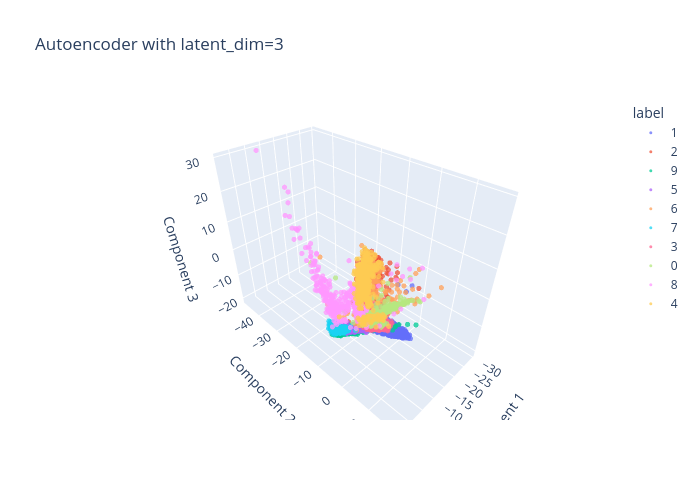

Here is the notebook cell this chart was saved with:
### Code cell
from utils.autoencoder import TorchAutoencoderReducer
for n in n_components:
    print(f"Evaluating Autoencoder with n_components={n}...")
    input_dim=evaluator_small.X_train.shape[1]
    latent_dim=n
    reducer = TorchAutoencoderReducer(input_dim=input_dim, latent_dim=latent_dim)
    X_train_ae = reducer.fit_transform(evaluator_small.X_train)
    X_test_ae = reducer.transform(evaluator_small.X_test)
    reductions[f'Autoencoder_{latent_dim}'] = (X_train_ae, X_test_ae)
    kmeans_results[f'Autoencoder_{latent_dim}'] = evaluator_small._evaluate_reduction_with_kmeans(X_train_ae, X_test_ae)
    logistic_regression_results[f'Autoencoder_{latent_dim}'] = evaluator_small.predict_on_reduced_with_logistic_regression(X_train_ae, X_test_ae)
    knn_results[f'Autoencoder_{latent_dim}'] = evaluator_small._evaluate_knn_classification(X_train_ae, X_test_ae)
    if n == 2:
        plot_2d_projection(X_train_ae, evaluator_small.y_train, title=f'Autoencoder with latent_dim={latent_dim}')
        plt.show()
    elif n == 3:
        plot_3d_interactive(X_train_ae, evaluator_small.y_train, title=f'Autoencoder with latent_dim={latent_dim}')

### Figure 1 — Plotly figure (JSON) as saved in the notebook; plotly's stock layout.template omitted (floating-point values rounded to 4 significant figures; data arrays with more than 128 entries replaced by an {"elided": "..."} marker saying what was removed)
{"data": [{"hovertemplate": "label=1<br>x=%{x}<br>y=%{y}<br>z=%{z}<extra></extra>", "legendgroup": "1", "marker": {"color": "#636efa", "opacity": 0.75, "size": 3, "symbol": "circle"}, "mode": "markers", "name": "1", "scene": "scene", "showlegend": true, "type": "scatter3d", "x": {"elided": "461 float values"}, "y": {"elided": "461 float values"}, "z": {"elided": "461 float values"}}, {"hovertemplate": "label=2<br>x=%{x}<br>y=%{y}<br>z=%{z}<extra></extra>", "legendgroup": "2", "marker": {"color": "#EF553B", "opacity": 0.75, "size": 3, "symbol": "circle"}, "mode": "markers", "name": "2", "scene": "scene", "showlegend": true, "type": "scatter3d", "x": {"elided": "401 float values"}, "y": {"elided": "401 float values"}, "z": {"elided": "401 float values"}}, {"hovertemplate": "label=9<br>x=%{x}<br>y=%{y}<br>z=%{z}<extra></extra>", "legendgroup": "9", "marker": {"color": "#00cc96", "opacity": 0.75, "size": 3, "symbol": "circle"}, "mode": "markers", "name": "9", "scene": "scene", "showlegend": true, "type": "scatter3d", "x": {"elided": "391 float values"}, "y": {"elided": "391 float values"}, "z": {"elided": "391 float values"}}, {"hovertemplate": "label=5<br>x=%{x}<br>y=%{y}<br>z=%{z}<extra></extra>", "legendgroup": "5", "marker": {"color": "#ab63fa", "opacity": 0.75, "size": 3, "symbol": "circle"}, "mode": "markers", "name": "5", "scene": "scene", "showlegend": true, "type": "scatter3d", "x": {"elided": "394 float values"}, "y": {"elided": "394 float values"}, "z": {"elided": "394 float values"}}, {"hovertemplate": "label=6<br>x=%{x}<br>y=%{y}<br>z=%{z}<extra></extra>", "legendgroup": "6", "marker": {"color": "#FFA15A", "opacity": 0.75, "size": 3, "symbol": "circle"}, "mode": "markers", "name": "6", "scene": "scene", "showlegend": true, "type": "scatter3d", "x": {"elided": "405 float values"}, "y": {"elided": "405 float values"}, "z": {"elided": "405 float values"}}, {"hovertemplate": "label=7<br>x=%{x}<br>y=%{y}<br>z=%{z}<extra></extra>", "legendgroup": "7", "marker": {"color": "#19d3f3", "opacity": 0.75, "size": 3, "symbol": "circle"}, "mode": "markers", "name": "7", "scene": "scene", "showlegend": true, "type": "scatter3d", "x": {"elided": "406 float values"}, "y": {"elided": "406 float values"}, "z": {"elided": "406 float values"}}, {"hovertemplate": "label=3<br>x=%{x}<br>y=%{y}<br>z=%{z}<extra></extra>", "legendgroup": "3", "marker": {"color": "#FF6692", "opacity": 0.75, "size": 3, "symbol": "circle"}, "mode": "markers", "name": "3", "scene": "scene", "showlegend": true, "type": "scatter3d", "x": {"elided": "408 float values"}, "y": {"elided": "408 float values"}, "z": {"elided": "408 float values"}}, {"hovertemplate": "label=0<br>x=%{x}<br>y=%{y}<br>z=%{z}<extra></extra>", "legendgroup": "0", "marker": {"color": "#B6E880", "opacity": 0.75, "size": 3, "symbol": "circle"}, "mode": "markers", "name": "0", "scene": "scene", "showlegend": true, "type": "scatter3d", "x": {"elided": "376 float values"}, "y": {"elided": "376 float values"}, "z": {"elided": "376 float values"}}, {"hovertemplate": "label=8<br>x=%{x}<br>y=%{y}<br>z=%{z}<extra></extra>", "legendgroup": "8", "marker": {"color": "#FF97FF", "opacity": 0.75, "size": 3, "symbol": "circle"}, "mode": "markers", "name": "8", "scene": "scene", "showlegend": true, "type": "scatter3d", "x": {"elided": "387 float values"}, "y": {"elided": "387 float values"}, "z": {"elided": "387 float values"}}, {"hovertemplate": "label=4<br>x=%{x}<br>y=%{y}<br>z=%{z}<extra></extra>", "legendgroup": "4", "marker": {"color": "#FECB52", "opacity": 0.75, "size": 3, "symbol": "circle"}, "mode": "markers", "name": "4", "scene": "scene", "showlegend": true, "type": "scatter3d", "x": {"elided": "371 float values"}, "y": {"elided": "371 float values"}, "z": {"elided": "371 float values"}}], "layout": {"height": 500, "legend": {"title": {"text": "label"}, "tracegroupgap": 0}, "scene": {"domain": {"x": [0, 1], "y": [0, 1]}, "xaxis": {"title": {"text": "Component 1"}}, "yaxis": {"title": {"text": "Component 2"}}, "zaxis": {"title": {"text": "Component 3"}}}, "title": {"text": "Autoencoder with latent_dim=3"}, "width": 700}}
